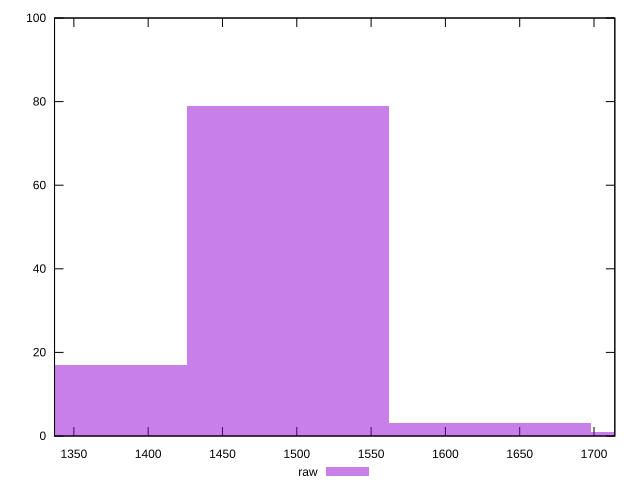

Reproduce this figure in gnuplot.
reset

$raw <<EOF
1765.5925283354345 1
1493.9629085915215 79
1629.7777184634779 3
1358.148098719565 17
EOF

set key outside below
set boxwidth 135.8148098719565
set xrange [1337:1714]
set yrange [0:100]
set trange [0:100]
set style fill transparent solid 0.5 noborder
set terminal svg size 640, 490 enhanced background rgb 'white'
set output "report_00019_2021-02-10T18-14-37.922Z//render-blocking-resources/samples/pages/raw/histogram.svg"

plot $raw title "raw" with boxes

reset
